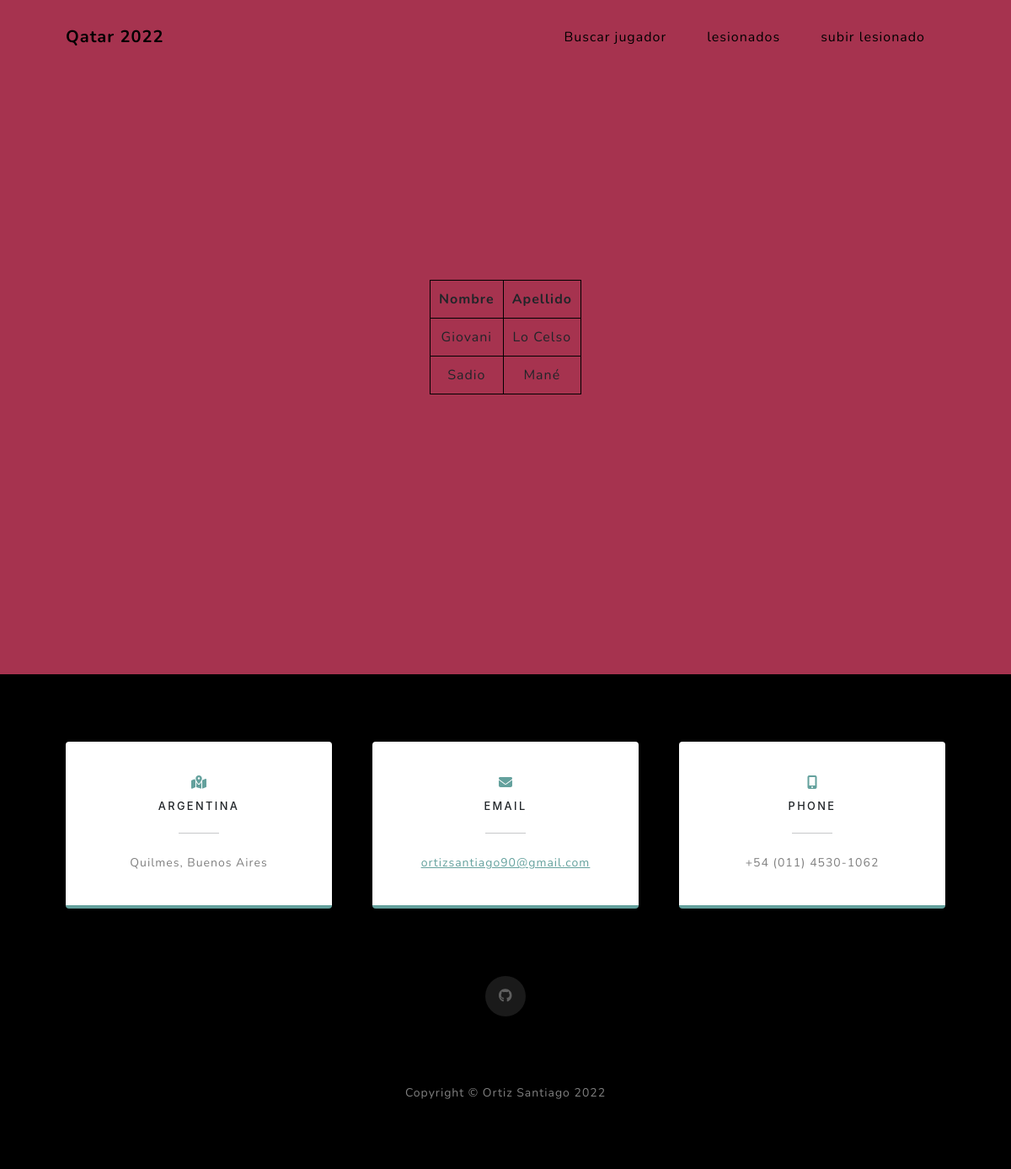
Before: /lesionados/ with the older database file.
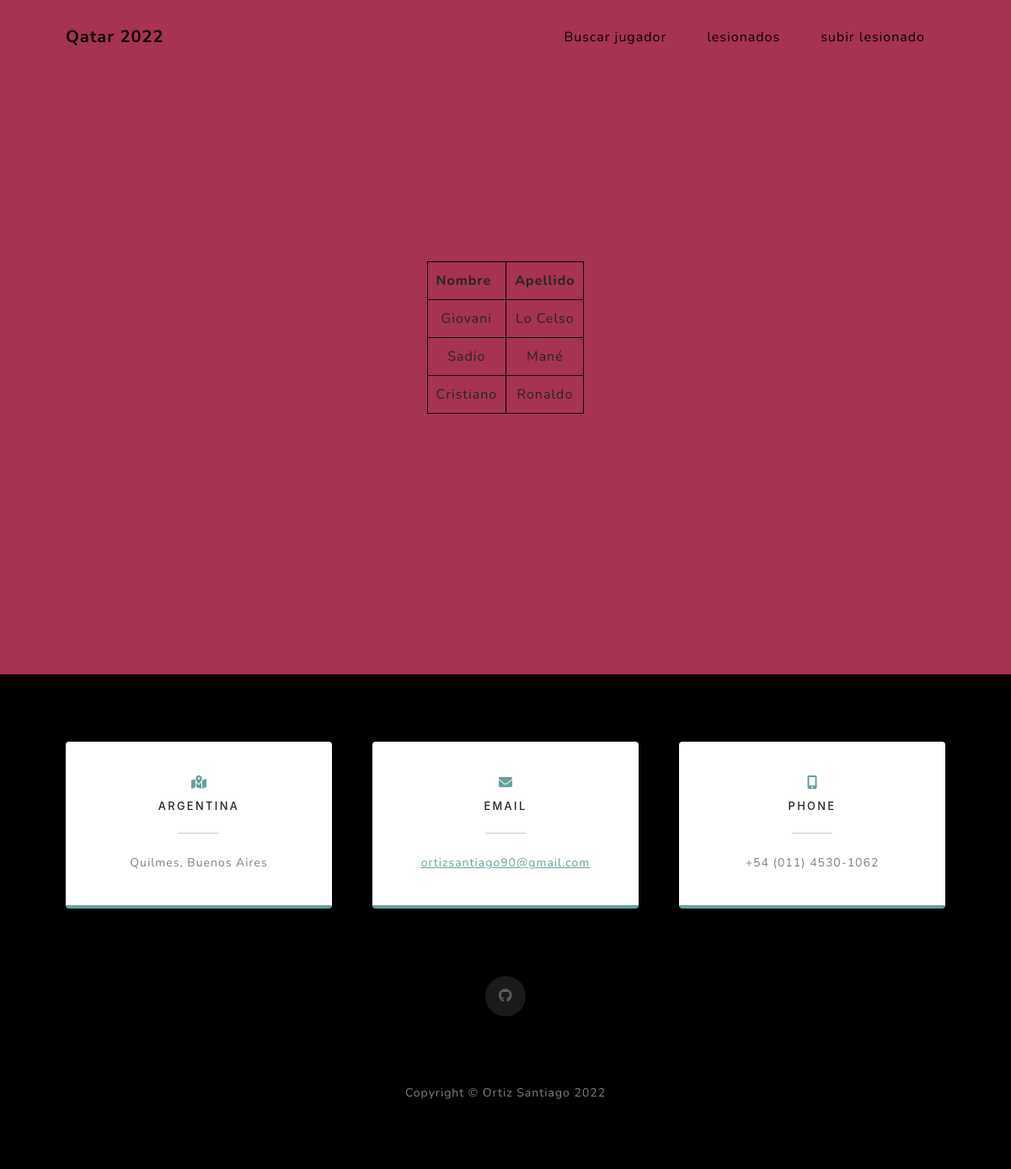
After: the same page with the newer database file.
### appmundial/models.py (models this page shows)
class lesionados(models.Model):
    nom_jug_les = models.CharField(max_length=40)
    ape_jug_les = models.CharField(max_length=40)

### appmundial/views.py (the view)
# urls.py: path("lesionados/",views.Lesionados, name="mundial-lesionados"),
def Lesionados(request):
    lesion = lesionados.objects.all()
    datos =  { "listaslesionados" : lesion }
    return render(request, "appmundial/lesionados.html",datos)

### appmundial/templates/appmundial/lesionados.html (shortened to what this page needs)
{% extends "appmundial/base3.html" %}
{% block nav %}
    <li class="nav-item"><a class="nav-link" style="color:black ;" href="{% url 'mundial-buscar' %}">Buscar jugador</a></li>
    <li class="nav-item"><a class="nav-link" style="color:black ;" href="{% url 'mundial-lesionados'%}">lesionados</a></li>
    <li class="nav-item"><a class="nav-link" style="color:black ;" href="{% url 'mundial-subir-lesionados'%}">subir lesionado</a></li>
{% endblock %}
{% block contenido %}
<div class="masthead" style="background: rgb(166, 51, 79) ;">
    <div class="container px-4 px-lg-5 d-flex h-100 align-items-center justify-content-center">
        <table>
            <thead>
                <tr>
                    <th scope="col">Nombre</th>
                    <th scope="col">Apellido</th>
                </tr>
            </thead>
            <tbody>
                {% for lesionado in listaslesionados %}
                <tr>
                    <td>{{lesionado.nom_jug_les}}</td>
                    <td>{{lesionado.ape_jug_les}}</td>
                {% endfor %}
                </tr>
            </tbody>
        </table>
    </div>
</div>
{% endblock %}

Changed rows visible on the page:
added lesionados: nom_jug_les "Cristiano", ape_jug_les "Ronaldo"
